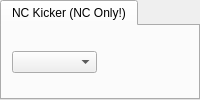
                     <widget class="QTabWidget" name="tabWidget_5">
                      <property name="maximumSize">
                       <size>
                        <width>16777215</width>
                        <height>200</height>
                       </size>
                      </property>
                      <property name="currentIndex">
                       <number>0</number>
                      </property>
                      <widget class="QWidget" name="tab_16">
                       <attribute name="title">
                        <string>NC Kicker (NC Only!)</string>
                       </attribute>
                       <layout class="QGridLayout" name="gridLayout_35">
                        <property name="leftMargin">
                         <number>10</number>
                        </property>
                        <property name="topMargin">
                         <number>2</number>
                        </property>
                        <property name="rightMargin">
                         <number>10</number>
                        </property>
                        <property name="bottomMargin">
                         <number>2</number>
                        </property>
                        <property name="horizontalSpacing">
                         <number>6</number>
                        </property>
                        <item row="0" column="0">
                         <layout class="QGridLayout" name="gridLayout_34">
                          <item row="0" column="0">
                           <widget class="PyDMEnumComboBox" name="PyDMEnumComboBox">
                            <property name="toolTip">
                             <string/>
                            </property>
                            <property name="channel" stdset="0">
                             <string>ca://${P}:MIT_KICK_TYPE</string>
                            </property>
                           </widget>
                          </item>
                          <item row="0" column="1">
                           <widget class="PyDMLabel" name="PyDMLabel_63">
                            <property name="toolTip">
                             <string/>
                            </property>
                            <property name="alignment">
                             <set>Qt::AlignCenter</set>
                            </property>
                            <property name="alarmSensitiveContent" stdset="0">
                             <bool>true</bool>
                            </property>
                            <property name="channel" stdset="0">
                             <string>ca://${P}:MIT_KICK_TYPE_RBV</string>
                            </property>
                           </widget>
                          </item>
                         </layout>
                        </item>
                       </layout>
                      </widget>
                     </widget>
